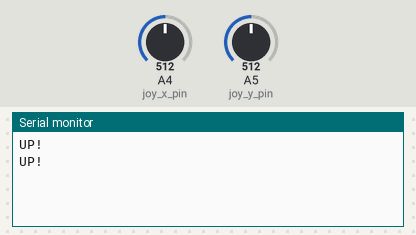
Bench run of a sketch on a simulated Arduino Uno, built with avr-gcc and run on an emulated ATmega328P. Shown: the last lines printed to the serial monitor. Inputs (shaded band) come from the test bench; at power-on: A4 (joy_x_pin) = 512, A5 (joy_y_pin) = 512.

Above: at 1.8 s.
1.9 s: A4 (joy_x_pin) set to 111
At 2.8 s:
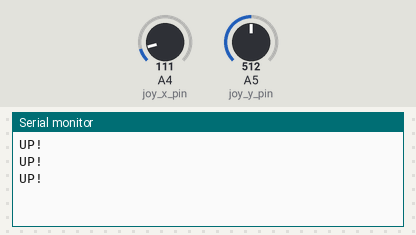
3.4 s: A4 (joy_x_pin) set to 92
At 4.7 s:
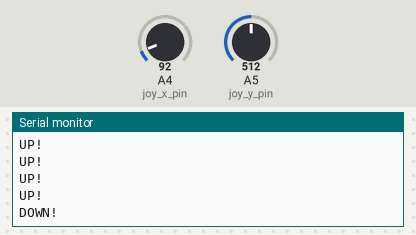
6.5 s: A5 (joy_y_pin) set to 107
At 7.8 s:
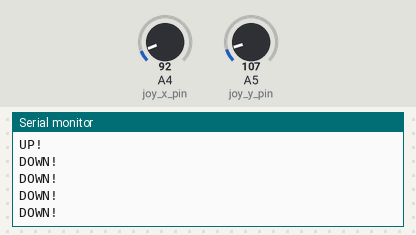
8.0 s: A5 (joy_y_pin) set to 92
At 8.8 s:
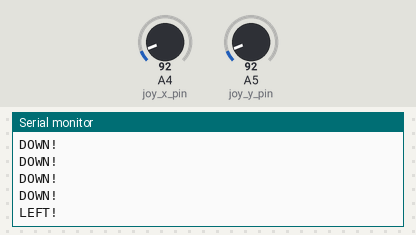

Measured:
- the behaviour switches between 101 and 100 on A4 (joy_x_pin) (found by bisection; images 1 and 2)
- the behaviour switches between 101 and 100 on A5 (joy_y_pin) (found by bisection; images 3 and 4)
- after the input at 3.4 s, the serial monitor: prints a new line after 0.60 s (image 2)
- after the input at 8.0 s, the serial monitor: prints a new line at once (image 4)

The sketch:

Please_Work.ino
```cpp
#include <Adafruit_GFX.h>
#include <RGBmatrixPanel.h>


// Joystick
const int joy_x_pin = A4; // change pin
const int joy_y_pin = A5; // change pin
int joy_x;
int joy_y;

// position - starts off in bottom left when orintated portrait
int x = 0;
int y = 16;
char direction = 'u';

void get_input()
{
    // values are 0 - 1023 on each axis
    joy_x = analogRead(joy_x_pin);
    joy_y = analogRead(joy_y_pin);

    if(joy_x <= 100) // LEFT
        direction = 'd';
    if(joy_x >= 973) // RIGHT
        direction = 'u';
    if(joy_y <= 100) // DOWN
        direction = 'l';
    if(joy_y >= 973) // UP
        direction = 'r';
    update_display();
}

void update_display()
{

    switch( direction )
    {
        case('u'):
          Serial.println("UP!");
          break;

        case('d'):
          Serial.println("DOWN!");
          break;

        case('l'):
          Serial.println("LEFT!");
          break;

        case('r'):
          Serial.println("RIGHT!");
          break;
    }
}

void setup()
{
    Serial.begin(9600);
    pinMode(joy_x_pin, INPUT);
    pinMode(joy_y_pin, INPUT);
}

void loop()
{
    get_input();
    delay(1000);
}
```
